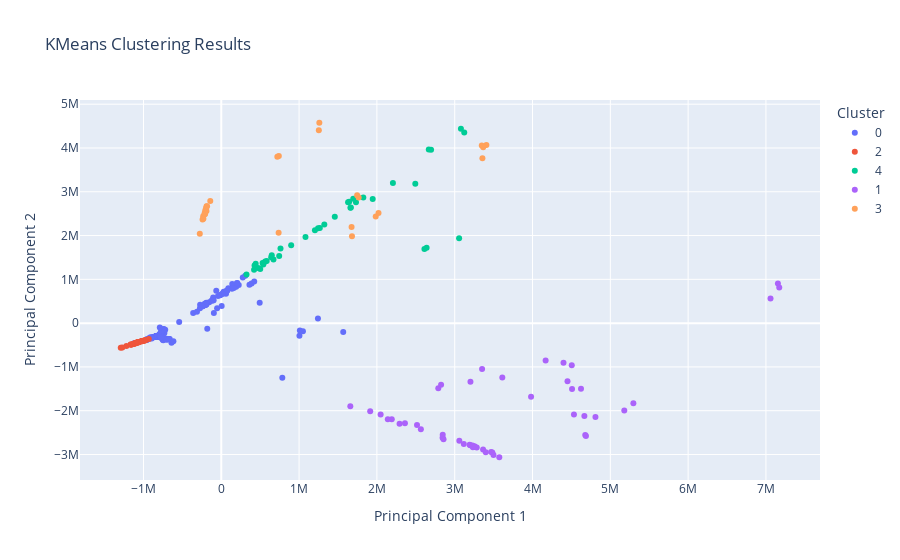

Write notebook code for a chart like this one.
### Markdown cell above
k-means cluster

### Code cell
import pandas as pd
import plotly.express as px
from sklearn.cluster import KMeans
from sklearn.decomposition import PCA
from sklearn.preprocessing import LabelEncoder

# Load the data
df = pd.read_csv('groups_ints.csv')
data = df.drop(columns=['name'])

# Apply LabelEncoder to convert categorical data into numerical values
label_encoders = {}
for column in data.columns:
    if data[column].dtype == 'object':  # Apply only to columns with object data type
        le = LabelEncoder()
        data[column] = le.fit_transform(data[column])
        label_encoders[column] = le  

# PCA for dimensionality reduction (optional, to visualize clusters in 2D)
pca = PCA(n_components=2)
data_pca = pca.fit_transform(data)

# Apply KMeans clustering
kmeans = KMeans(n_clusters=5, random_state=42)  # You can change 'n_clusters' based on your requirement
cluster_labels = kmeans.fit_predict(data)

# Create a DataFrame for the PCA-transformed data
pca_df = pd.DataFrame(data_pca, columns=['PCA1', 'PCA2'])
pca_df['Cluster'] = cluster_labels.astype(str)  # Convert cluster labels to string for categorical coloring

# Plot the results using Plotly
fig = px.scatter(pca_df, x='PCA1', y='PCA2', color='Cluster', title='KMeans Clustering Results',
                 labels={'PCA1': 'Principal Component 1', 'PCA2': 'Principal Component 2'})

fig.show()

### Figure 1 — Plotly figure (JSON) as saved in the notebook; plotly's stock layout.template omitted (floating-point values rounded to 4 significant figures; data arrays with more than 128 entries replaced by an {"elided": "..."} marker saying what was removed)
{"data": [{"hovertemplate": "Cluster=0<br>Principal Component 1=%{x}<br>Principal Component 2=%{y}<extra></extra>", "legendgroup": "0", "marker": {"color": "#636efa", "symbol": "circle"}, "mode": "markers", "name": "0", "orientation": "v", "showlegend": true, "type": "scatter", "x": {"elided": "348 float values"}, "xaxis": "x", "y": {"elided": "348 float values"}, "yaxis": "y"}, {"hovertemplate": "Cluster=2<br>Principal Component 1=%{x}<br>Principal Component 2=%{y}<extra></extra>", "legendgroup": "2", "marker": {"color": "#EF553B", "symbol": "circle"}, "mode": "markers", "name": "2", "orientation": "v", "showlegend": true, "type": "scatter", "x": [-967700.0, -1119000.0, -1219000.0, -1292000.0, -1272000.0, -931600.0, -987800.0, -991400.0, -1057000.0, -1094000.0, -1159000.0, -1165000.0, -1160000.0, -1130000.0, -1127000.0, -1112000.0, -1098000.0, -1106000.0, -1093000.0, -1071000.0, -1081000.0, -1075000.0, -1061000.0, -1076000.0, -1068000.0, -1019000.0, -1028000.0, -1029000.0, -1007000.0, -1018000.0, -1013000.0, -981900.0], "xaxis": "x", "y": [-383900.0, -469600.0, -523600.0, -563400.0, -555100.0, -364500.0, -396300.0, -398100.0, -429200.0, -449200.0, -492600.0, -488900.0, -486900.0, -476500.0, -470100.0, -462000.0, -458400.0, -460600.0, -452400.0, -443700.0, -441700.0, -438200.0, -438100.0, -437300.0, -432900.0, -414600.0, -412800.0, -413400.0, -408000.0, -407600.0, -406300.0, -394000.0], "yaxis": "y"}, {"hovertemplate": "Cluster=4<br>Principal Component 1=%{x}<br>Principal Component 2=%{y}<extra></extra>", "legendgroup": "4", "marker": {"color": "#00cc96", "symbol": "circle"}, "mode": "markers", "name": "4", "orientation": "v", "showlegend": true, "type": "scatter", "x": [1660000.0, 1665000.0, 500800.0, 898200.0, 474100.0, 744100.0, 1266000.0, 1946000.0, 421300.0, 324100.0, 1459000.0, 1324000.0, 670900.0, 540300.0, 1082000.0, 761000.0, 427700.0, 442300.0, 1629000.0, 1731000.0, 2493000.0, 2206000.0, 3057000.0, 3123000.0, 3080000.0, 1696000.0, 1644000.0, 530800.0, 583900.0, 649000.0, 641900.0, 564500.0, 540700.0, 2667000.0, 2696000.0, 2611000.0, 2639000.0, 1825000.0, 1204000.0, 1244000.0], "xaxis": "x", "y": [2635000.0, 2643000.0, 1236000.0, 1779000.0, 1262000.0, 1534000.0, 2170000.0, 2835000.0, 1219000.0, 1110000.0, 2432000.0, 2253000.0, 1451000.0, 1340000.0, 1966000.0, 1706000.0, 1319000.0, 1353000.0, 2761000.0, 2759000.0, 3184000.0, 3201000.0, 1941000.0, 4355000.0, 4441000.0, 2840000.0, 2770000.0, 1373000.0, 1422000.0, 1549000.0, 1507000.0, 1408000.0, 1368000.0, 3967000.0, 3961000.0, 1694000.0, 1723000.0, 2867000.0, 2119000.0, 2166000.0], "yaxis": "y"}, {"hovertemplate": "Cluster=1<br>Principal Component 1=%{x}<br>Principal Component 2=%{y}<extra></extra>", "legendgroup": "1", "marker": {"color": "#ab63fa", "symbol": "circle"}, "mode": "markers", "name": "1", "orientation": "v", "showlegend": true, "type": "scatter", "x": [3202000.0, 2789000.0, 2565000.0, 2516000.0, 2846000.0, 3468000.0, 3484000.0, 3255000.0, 4169000.0, 4398000.0, 4504000.0, 3365000.0, 4449000.0, 4508000.0, 4623000.0, 3199000.0, 7154000.0, 7059000.0, 7171000.0, 3283000.0, 4533000.0, 4809000.0, 4667000.0, 3261000.0, 3191000.0, 3228000.0, 3059000.0, 1658000.0, 2844000.0, 2191000.0, 1914000.0, 3352000.0, 3612000.0, 2360000.0, 2825000.0, 2048000.0, 2140000.0, 2291000.0, 2856000.0, 3399000.0, 3573000.0, 4678000.0, 4687000.0, 3499000.0, 3981000.0, 3117000.0, 5296000.0, 5179000.0, 3233000.0], "xaxis": "x", "y": [-1341000.0, -1490000.0, -2425000.0, -2327000.0, -2547000.0, -2941000.0, -2953000.0, -2809000.0, -853800.0, -907500.0, -963800.0, -2886000.0, -1325000.0, -1502000.0, -1498000.0, -2788000.0, 907500.0, 562300.0, 812900.0, -2841000.0, -2089000.0, -2144000.0, -2122000.0, -2827000.0, -2778000.0, -2795000.0, -2689000.0, -1901000.0, -2619000.0, -2194000.0, -2014000.0, -1049000.0, -1239000.0, -2285000.0, -1409000.0, -2087000.0, -2194000.0, -2298000.0, -2649000.0, -2947000.0, -3063000.0, -2557000.0, -2576000.0, -3010000.0, -1684000.0, -2762000.0, -1832000.0, -1993000.0, -2835000.0], "yaxis": "y"}, {"hovertemplate": "Cluster=3<br>Principal Component 1=%{x}<br>Principal Component 2=%{y}<extra></extra>", "legendgroup": "3", "marker": {"color": "#FFA15A", "symbol": "circle"}, "mode": "markers", "name": "3", "orientation": "v", "showlegend": true, "type": "scatter", "x": [-232300.0, -141400.0, 737000.0, -189300.0, -205000.0, 3407000.0, 3348000.0, -190300.0, 3366000.0, 3356000.0, -196300.0, -182700.0, 1746000.0, 1766000.0, -212900.0, 1675000.0, 1680000.0, -240600.0, -215200.0, 1985000.0, 2021000.0, -207600.0, 720300.0, 739800.0, -229700.0, 1254000.0, 1260000.0, -276200.0], "xaxis": "x", "y": [2440000.0, 2791000.0, 2065000.0, 2670000.0, 2581000.0, 4067000.0, 4058000.0, 2563000.0, 4019000.0, 3765000.0, 2623000.0, 2671000.0, 2918000.0, 2872000.0, 2514000.0, 2194000.0, 1983000.0, 2368000.0, 2488000.0, 2436000.0, 2512000.0, 2495000.0, 3798000.0, 3819000.0, 2381000.0, 4406000.0, 4576000.0, 2041000.0], "yaxis": "y"}], "layout": {"legend": {"title": {"text": "Cluster"}, "tracegroupgap": 0}, "title": {"text": "KMeans Clustering Results"}, "xaxis": {"anchor": "y", "domain": [0, 1], "title": {"text": "Principal Component 1"}}, "yaxis": {"anchor": "x", "domain": [0, 1], "title": {"text": "Principal Component 2"}}}}
